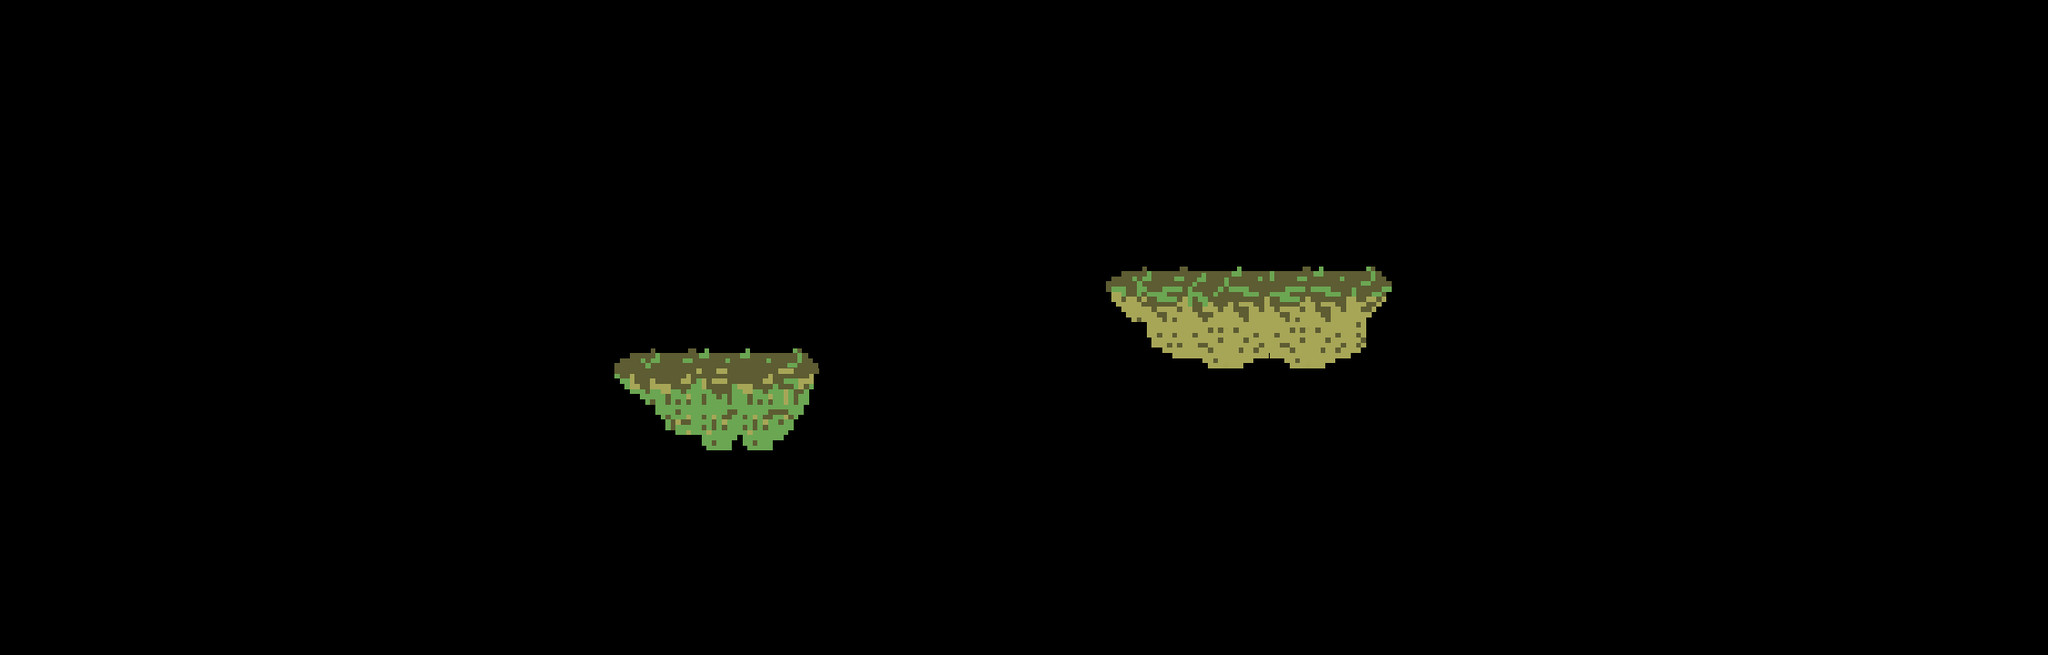

This game map was drawn from its Tiled (.tmx) file and the tilesets committed beside it. A one-line description and the full map source follow:
An orthogonal 50x16 tile map with 45x45 px tiles, 1 tile layer (Tile Layer 1) and 17 objects (7x coin, 5x platform, 2x enemy, player, exit, ...).

<map version="1.2" tiledversion="1.2.3" orientation="orthogonal" renderorder="right-down" width="50" height="16" tilewidth="45" tileheight="45" infinite="0" nextlayerid="9" nextobjectid="48">
 <tileset firstgid="1" name="level_spritesheet" tilewidth="45" tileheight="45" tilecount="40" columns="10">
  <image source="level_spritesheet.png" width="450" height="180" />
 </tileset>
 <layer id="8" name="Tile Layer 1" width="50" height="16">
  <data encoding="csv">
0,0,0,0,0,0,0,0,0,0,0,0,0,0,0,0,0,0,0,0,0,0,0,0,0,0,0,0,0,0,0,0,0,0,0,0,0,0,0,0,0,0,0,0,0,0,0,0,0,0,
0,0,0,0,0,0,0,0,0,0,0,0,0,0,0,0,0,0,0,0,0,0,0,0,0,0,0,0,0,0,0,0,0,0,0,0,0,0,0,0,0,0,0,0,0,0,0,0,0,0,
0,0,0,0,0,0,0,0,0,0,0,0,0,0,0,0,0,0,0,0,0,0,0,0,0,0,0,0,0,0,0,0,0,0,0,0,0,0,0,0,0,0,0,0,0,0,0,0,0,0,
0,0,0,0,0,0,0,0,0,0,0,0,0,0,0,0,0,0,0,0,0,0,0,0,0,0,0,0,0,0,0,0,0,0,0,0,0,0,0,0,0,0,0,0,0,0,0,0,0,0,
0,0,0,0,0,0,0,0,0,0,0,0,0,0,0,0,0,0,0,0,0,0,0,0,0,0,0,0,0,0,0,0,0,0,0,0,0,0,0,0,0,0,0,0,0,0,0,0,0,0,
0,0,0,0,0,0,0,0,0,0,0,0,0,0,0,0,0,0,0,0,0,0,0,0,0,0,0,0,0,0,0,0,0,0,0,0,0,0,0,0,0,0,0,0,0,0,0,0,0,0,
0,0,0,0,0,0,0,0,0,0,0,0,0,0,0,0,0,0,0,0,0,0,0,0,0,0,0,1,2,3,4,2,4,5,0,0,0,0,0,0,0,0,0,0,0,0,0,0,0,0,
0,0,0,0,0,0,0,0,0,0,0,0,0,0,0,0,0,0,0,0,0,0,0,0,0,0,0,11,12,13,14,12,14,15,0,0,0,0,0,0,0,0,0,0,0,0,0,0,0,0,
0,0,0,0,0,0,0,0,0,0,0,0,0,0,0,1,2,4,4,10,0,0,0,0,0,0,0,21,22,23,24,23,24,25,0,0,0,0,0,0,0,0,0,0,0,0,0,0,0,0,
0,0,0,0,0,0,0,0,0,0,0,0,0,0,0,17,18,19,18,20,0,0,0,0,0,0,0,0,0,0,0,0,0,0,0,0,0,0,0,0,0,0,0,0,0,0,0,0,0,0,
0,0,0,0,0,0,0,0,0,0,0,0,0,0,0,27,28,29,29,30,0,0,0,0,0,0,0,0,0,0,0,0,0,0,0,0,0,0,0,0,0,0,0,0,0,0,0,0,0,0,
0,0,0,0,0,0,0,0,0,0,0,0,0,0,0,0,0,0,0,0,0,0,0,0,0,0,0,0,0,0,0,0,0,0,0,0,0,0,0,0,0,0,0,0,0,0,0,0,0,0,
0,0,0,0,0,0,0,0,0,0,0,0,0,0,0,0,0,0,0,0,0,0,0,0,0,0,0,0,0,0,0,0,0,0,0,0,0,0,0,0,0,0,0,0,0,0,0,0,0,0,
0,0,0,0,0,0,0,0,0,0,0,0,0,0,0,0,0,0,0,0,0,0,0,0,0,0,0,0,0,0,0,0,0,0,0,0,0,0,0,0,0,0,0,0,0,0,0,0,0,0,
0,0,0,0,0,0,0,0,0,0,0,0,0,0,0,0,0,0,0,0,0,0,0,0,0,0,0,0,0,0,0,0,0,0,0,0,0,0,0,0,0,0,0,0,0,0,0,0,0,0,
0,0,0,0,0,0,0,0,0,0,0,0,0,0,0,0,0,0,0,0,0,0,0,0,0,0,0,0,0,0,0,0,0,0,0,0,0,0,0,0,0,0,0,0,0,0,0,0,0,0
</data>
 </layer>
 <objectgroup id="2" name="Object Layer 1">
  <object id="1" type="platform" x="0" y="675" width="2250" height="45" />
  <object id="5" type="player" x="90" y="405" width="120" height="210" />
  <object id="11" type="exit" x="2070" y="0" width="180" height="675" />
  <object id="12" type="platform" x="1215" y="315" width="315" height="45" />
  <object id="13" type="platform" x="675" y="405" width="225" height="45" />
  <object id="30" type="enemy" x="495" y="540" width="135" height="135">
   <properties>
    <property name="patrolEndX" type="int" value="900" />
   </properties>
  </object>
  <object id="31" type="enemy" x="1305" y="540" width="135" height="135">
   <properties>
    <property name="patrolEndX" type="int" value="2000" />
   </properties>
  </object>
  <object id="34" type="platform" x="720" y="450" width="135" height="45" />
  <object id="35" type="platform" x="1260" y="360" width="225" height="45" />
  <object id="37" type="coin" x="367.167" y="566" width="30" height="60" />
  <object id="38" type="coin" x="773" y="296.667" width="30" height="60" />
  <object id="39" type="coin" x="1437" y="207" width="30" height="60" />
  <object id="40" type="coin" x="1290.33" y="207.333" width="30" height="60" />
  <object id="41" type="coin" x="815.667" y="564.667" width="30" height="60" />
  <object id="42" type="coin" x="1175.67" y="564.667" width="30" height="60" />
  <object id="43" type="coin" x="1722.33" y="564.667" width="30" height="60" />
  <object id="47" type="checkpoint" x="945" y="540" width="180" height="135" />
 </objectgroup>
</map>
